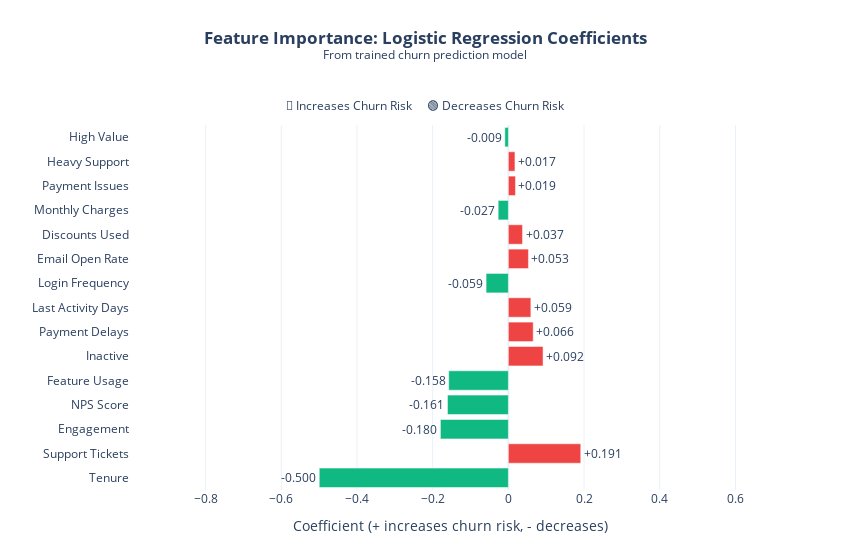
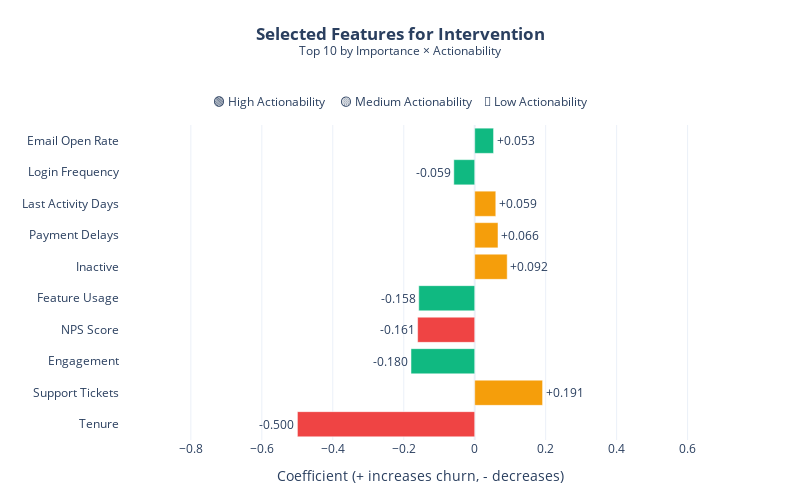

These figures' notebook cell, in order:
### Code cell
# ============================================================
# FEATURE IMPORTANCE & SELECTION
# ============================================================
# Uses the TRAINED churn model coefficients to determine feature importance
# Combines ML importance with business actionability for final selection
# ============================================================

import plotly.graph_objects as go
import os

print("=" * 60)
print("📊 FEATURE IMPORTANCE ANALYSIS")
print("=" * 60)

# ============================================================
# STEP 1: Extract Feature Importance from TRAINED Model
# ============================================================
# Using the model trained in Cell 7 (CHURN_MODEL)

if 'CHURN_MODEL' not in globals():
    raise NameError("❌ CHURN_MODEL not found. Please run Cell 7 (Model Training) first.")

print(f"\n✅ Using trained model: {type(CHURN_MODEL).__name__}")
print(f"   Features: {len(CHURN_FEATURES_LIST)}")

# Extract standardized coefficients (from model trained on scaled features)
coefficients = dict(zip(CHURN_FEATURES_LIST, CHURN_MODEL.coef_[0]))

# Sort by absolute value (importance)
coefficients_sorted = dict(sorted(coefficients.items(), 
                                  key=lambda x: abs(x[1]), reverse=True))

print(f"\n📊 Feature Coefficients (from trained Logistic Regression):")
print("-" * 60)
print(f"{'Feature':<30} {'Coefficient':<12} {'Direction':<15}")
print("-" * 60)
for feat, coef in coefficients_sorted.items():
    direction = "↑ increases churn" if coef > 0 else "↓ decreases churn"
    print(f"{feat:<30} {coef:>+10.4f}   {direction}")

# ============================================================
# STEP 2: Visualize ALL Feature Importances
# ============================================================
print(f"\n" + "=" * 60)
print("📊 VISUALIZING FEATURE IMPORTANCES")
print("=" * 60)

# Create viz directory
VIZ_DIR = "./viz"
os.makedirs(VIZ_DIR, exist_ok=True)

# Display names for visualization
ALL_FEATURE_DISPLAY_NAMES = {
    'tenure_months': 'Tenure', 'monthly_charges': 'Monthly Charges',
    'login_frequency_monthly': 'Login Frequency', 'feature_usage_pct': 'Feature Usage',
    'support_tickets_90d': 'Support Tickets', 'payment_delays_12m': 'Payment Delays',
    'discount_count': 'Discounts Used', 'nps_score': 'NPS Score',
    'email_open_rate': 'Email Open Rate', 'last_activity_days': 'Last Activity Days',
    'engagement_score': 'Engagement', 'is_high_value': 'High Value',
    'has_payment_issues': 'Payment Issues', 'is_heavy_support_user': 'Heavy Support',
    'is_inactive': 'Inactive'
}

features_display = [ALL_FEATURE_DISPLAY_NAMES.get(f, f) for f in coefficients_sorted.keys()]
coef_values = list(coefficients_sorted.values())
colors_all = ['#EF4444' if c > 0 else '#10B981' for c in coef_values]

fig_all = go.Figure(go.Bar(
    x=coef_values, y=features_display, orientation='h',
    marker_color=colors_all, 
    text=[f'{c:+.3f}' for c in coef_values],
    textposition='outside'
))

fig_all.update_layout(
    title={
        'text': '<b>Feature Importance: Logistic Regression Coefficients</b><br><sup>From trained churn prediction model</sup><br><br><span style="font-size:12px">🔴 Increases Churn Risk     🟢 Decreases Churn Risk</span>',
        'x': 0.5,
        'xanchor': 'center',
        'y': 0.92,
        'yanchor': 'top'
    },
    xaxis_title='Coefficient (+ increases churn risk, - decreases)',
    template='plotly_white', 
    height=550,
    width=850,
    margin=dict(l=130, r=80, t=125, b=60),  # Increased TOP margin for legend in title
    xaxis=dict(range=[min(coef_values) - 0.5, max(coef_values) + 0.5])
)

fig_all.show()

# Save PNG
try:
    fig_all.write_image(f"{VIZ_DIR}/all_feature_importance.png", width=850, height=550, scale=2)
    print(f"💾 Saved: {VIZ_DIR}/all_feature_importance.png")
except Exception as e:
    print(f"⚠️ Could not save PNG: {e}")

# ============================================================
# STEP 3: Define Business Actionability
# ============================================================
print(f"\n" + "=" * 60)
print("🎯 ACTIONABILITY ASSESSMENT")
print("=" * 60)

# Actionability scores based on business ability to influence
FEATURE_ACTIONABILITY = {
    # High (3) - Direct, immediate action possible
    'has_payment_issues': 3,        # Send payment reminder
    'engagement_score': 3,          # Re-engagement campaign
    'feature_usage_pct': 3,         # Training/onboarding
    'email_open_rate': 3,           # Improve email content
    'login_frequency_monthly': 3,   # Feature announcements
    
    # Medium (2) - Partial influence
    'support_tickets_90d': 2,       # Improve support quality
    'last_activity_days': 2,        # Nudge emails
    'is_inactive': 2,               # Re-activation campaign
    'discount_count': 2,            # Strategic discounts
    'payment_delays_12m': 2,        # Payment plans
    
    # Low (1) - Cannot directly change
    'nps_score': 1,                 # Lagging indicator
    'tenure_months': 1,             # Historical
    'monthly_charges': 1,           # Pricing constraints
    'is_high_value': 1,             # Derived metric
    'is_heavy_support_user': 1      # Symptom, not cause
}

ACTIONABILITY_LABELS = {3: 'High', 2: 'Medium', 1: 'Low'}
ACTIONABILITY_COLORS = {3: '#10B981', 2: '#F59E0B', 1: '#EF4444'}

print(f"\nActionability Scores (Business Impact Potential):")
print("-" * 50)
for level in [3, 2, 1]:
    print(f"\n{ACTIONABILITY_LABELS[level]} Actionability:")
    for feat, score in FEATURE_ACTIONABILITY.items():
        if score == level and feat in CHURN_FEATURES_LIST:
            print(f"   • {feat}")

# ============================================================
# STEP 4: Combine Importance × Actionability
# ============================================================
print(f"\n" + "=" * 60)
print("⚖️ COMBINED SCORING: Importance × Actionability")
print("=" * 60)

feature_scores = {}
for feat in CHURN_FEATURES_LIST:
    coef = coefficients[feat]
    importance = abs(coef)
    actionability = FEATURE_ACTIONABILITY.get(feat, 1)
    combined_score = importance * actionability
    feature_scores[feat] = {
        'coefficient': coef,
        'importance': importance,
        'actionability': actionability,
        'actionability_label': ACTIONABILITY_LABELS[actionability],
        'combined_score': combined_score
    }

# Sort by combined score
feature_scores_sorted = dict(sorted(
    feature_scores.items(),
    key=lambda x: x[1]['combined_score'],
    reverse=True
))

print(f"\n{'Feature':<28} {'|Coef|':<10} {'Action':<8} {'Combined':<10}")
print("-" * 60)
for feat, scores in feature_scores_sorted.items():
    print(f"{feat:<28} {scores['importance']:<10.4f} {scores['actionability_label']:<8} {scores['combined_score']:<10.4f}")

# ============================================================
# STEP 5: Select Top Features for Intervention Agent
# ============================================================
print(f"\n" + "=" * 60)
print("✅ FINAL FEATURE SELECTION")
print("=" * 60)

TOP_N_FEATURES = 10
SELECTED_FEATURES = list(feature_scores_sorted.keys())[:TOP_N_FEATURES]
FEATURE_WEIGHTS = {feat: round(coefficients[feat], 4) for feat in SELECTED_FEATURES}

print(f"\n📊 Top {TOP_N_FEATURES} Features (for Predictive Agent):")
print("-" * 50)
for i, (feat, weight) in enumerate(FEATURE_WEIGHTS.items(), 1):
    direction = "↑ churn" if weight > 0 else "↓ churn"
    action = feature_scores[feat]['actionability_label']
    print(f"   {i:2}. {feat:<28} {weight:>+.4f}  [{action}]")

# ============================================================
# STEP 6: Visualize Selected Features (LEGEND AT TOP)
# ============================================================
features_final = [ALL_FEATURE_DISPLAY_NAMES.get(f, f) for f in SELECTED_FEATURES]
weights_final = [FEATURE_WEIGHTS[f] for f in SELECTED_FEATURES]
action_final = [feature_scores[f]['actionability_label'] for f in SELECTED_FEATURES]

# Sort by absolute weight for display
sorted_data = sorted(zip(features_final, weights_final, action_final), 
                     key=lambda x: abs(x[1]), reverse=True)
features_sorted = [d[0] for d in sorted_data]
weights_sorted = [d[1] for d in sorted_data]
action_sorted = [d[2] for d in sorted_data]

colors_final = []
for a in action_sorted:
    if a == 'High': colors_final.append('#10B981')
    elif a == 'Medium': colors_final.append('#F59E0B')
    else: colors_final.append('#EF4444')

fig_selected = go.Figure(go.Bar(
    x=weights_sorted, y=features_sorted, orientation='h',
    marker_color=colors_final, 
    text=[f'{w:+.3f}' for w in weights_sorted],
    textposition='outside'
))

fig_selected.update_layout(
    title={
        'text': f'<b>Selected Features for Intervention</b><br><sup>Top {TOP_N_FEATURES} by Importance × Actionability</sup><br><br><span style="font-size:12px">🟢 High Actionability     🟡 Medium Actionability    🔴 Low Actionability</span>',
        'x': 0.5,
        'xanchor': 'center',
        'y': 0.92,
        'yanchor': 'top'
    },
    xaxis_title='Coefficient (+ increases churn, - decreases)',
    template='plotly_white', 
    height=500,
    width=800,
    margin=dict(l=120, r=80, t=125, b=60),  # Increased TOP margin for legend in title
    xaxis=dict(range=[min(weights_sorted) - 0.5, max(weights_sorted) + 0.5])
)

fig_selected.show()

# Save PNG
try:
    fig_selected.write_image(f"{VIZ_DIR}/feature_weights.png", width=800, height=500, scale=2)
    print(f"💾 Saved: {VIZ_DIR}/feature_weights.png")
except Exception as e:
    print(f"⚠️ Could not save PNG: {e}")

print(f"\n✅ FEATURE SELECTION COMPLETE")
print(f"   {len(FEATURE_WEIGHTS)} features selected for Predictive Agent")
print(f"   Model coefficients from: CHURN_MODEL (trained Logistic Regression)")

### Figure 1 — Plotly figure (JSON) as saved in the notebook; plotly's stock layout.template omitted (floating-point values rounded to 4 significant figures)
{"data": [{"marker": {"color": ["#10B981", "#EF4444", "#10B981", "#10B981", "#10B981", "#EF4444", "#EF4444", "#EF4444", "#10B981", "#EF4444", "#EF4444", "#10B981", "#EF4444", "#EF4444", "#10B981"]}, "orientation": "h", "text": ["-0.500", "+0.191", "-0.180", "-0.161", "-0.158", "+0.092", "+0.066", "+0.059", "-0.059", "+0.053", "+0.037", "-0.027", "+0.019", "+0.017", "-0.009"], "textposition": "outside", "type": "bar", "x": [-0.4997, 0.1913, -0.1796, -0.1609, -0.1577, 0.09164, 0.06564, 0.05939, -0.05888, 0.05306, 0.03738, -0.02695, 0.01877, 0.01737, -0.009326], "y": ["Tenure", "Support Tickets", "Engagement", "NPS Score", "Feature Usage", "Inactive", "Payment Delays", "Last Activity Days", "Login Frequency", "Email Open Rate", "Discounts Used", "Monthly Charges", "Payment Issues", "Heavy Support", "High Value"]}], "layout": {"height": 550, "margin": {"b": 60, "l": 130, "r": 80, "t": 125}, "title": {"text": "<b>Feature Importance: Logistic Regression Coefficients</b><br><sup>From trained churn prediction model</sup><br><br><span style=\"font-size:12px\">🔴 Increases Churn Risk     🟢 Decreases Churn Risk</span>", "x": 0.5, "xanchor": "center", "y": 0.92, "yanchor": "top"}, "width": 850, "xaxis": {"range": [-0.9997, 0.6913], "title": {"text": "Coefficient (+ increases churn risk, - decreases)"}, "type": "linear"}, "yaxis": {"autorange": true, "range": [-0.5, 14.5], "type": "category"}}}

### Figure 2 — Plotly figure (JSON) as saved in the notebook; plotly's stock layout.template omitted (floating-point values rounded to 4 significant figures)
{"data": [{"marker": {"color": ["#EF4444", "#F59E0B", "#10B981", "#EF4444", "#10B981", "#F59E0B", "#F59E0B", "#F59E0B", "#10B981", "#10B981"]}, "orientation": "h", "text": ["-0.500", "+0.191", "-0.180", "-0.161", "-0.158", "+0.092", "+0.066", "+0.059", "-0.059", "+0.053"], "textposition": "outside", "type": "bar", "x": [-0.4997, 0.1913, -0.1796, -0.1609, -0.1577, 0.0916, 0.0656, 0.0594, -0.0589, 0.0531], "y": ["Tenure", "Support Tickets", "Engagement", "NPS Score", "Feature Usage", "Inactive", "Payment Delays", "Last Activity Days", "Login Frequency", "Email Open Rate"]}], "layout": {"height": 500, "margin": {"b": 60, "l": 120, "r": 80, "t": 125}, "title": {"text": "<b>Selected Features for Intervention</b><br><sup>Top 10 by Importance × Actionability</sup><br><br><span style=\"font-size:12px\">🟢 High Actionability     🟡 Medium Actionability    🔴 Low Actionability</span>", "x": 0.5, "xanchor": "center", "y": 0.92, "yanchor": "top"}, "width": 800, "xaxis": {"range": [-0.9997, 0.6913], "title": {"text": "Coefficient (+ increases churn, - decreases)"}, "type": "linear"}, "yaxis": {"autorange": true, "range": [-0.5, 9.5], "type": "category"}}}
